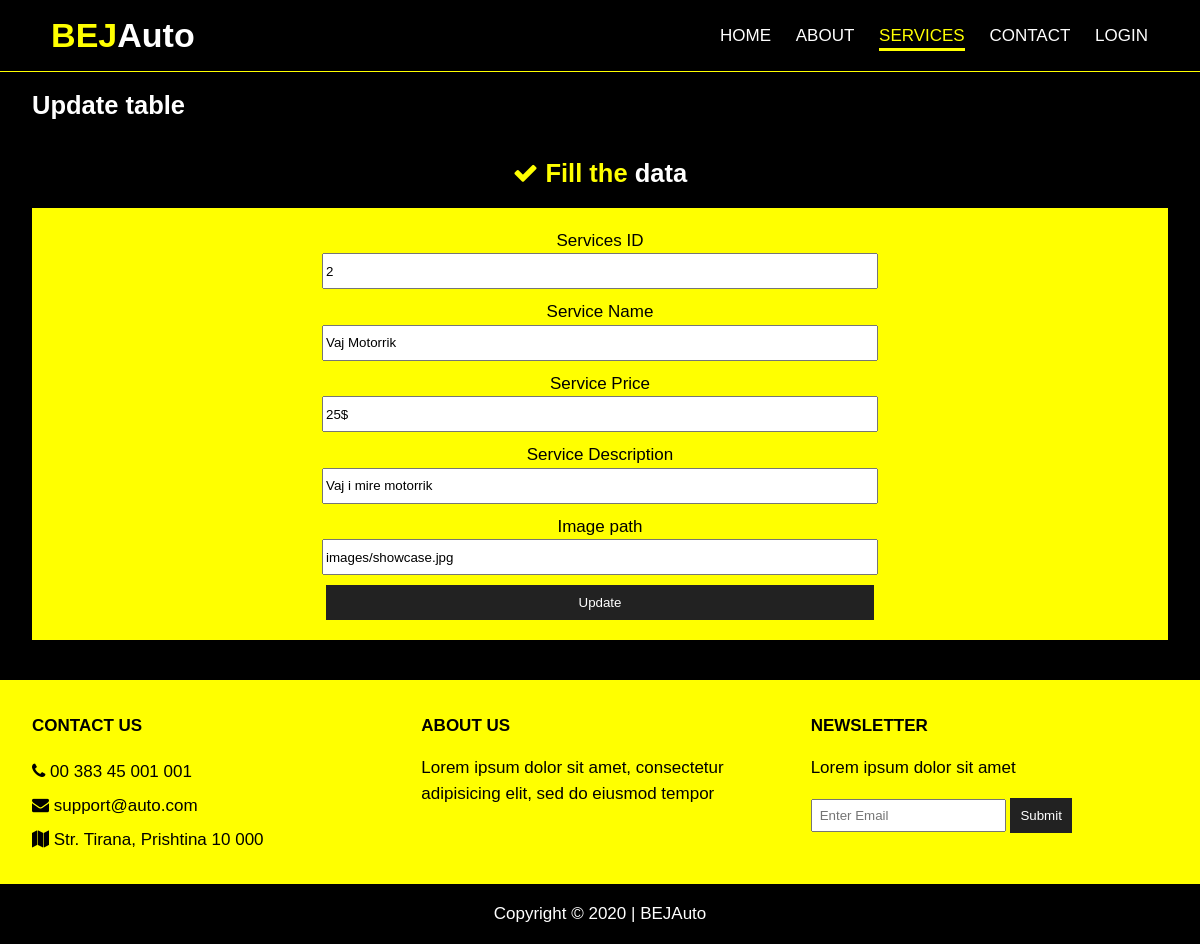
The page /update.php?ID=2 on the database its author committed.
### tables this page shows
CREATE TABLE `services` (
  `ID` int(11) NOT NULL,
  `service_name` varchar(30) NOT NULL,
  `service_price` varchar(20) NOT NULL,
  `service_description` varchar(255) NOT NULL,
  `service_img_path` varchar(255) NOT NULL,
  `user_id` int(11) NOT NULL
);

### update.php (the view, shortened to what this page needs)
<?php
	include_once("DbConn.php");
	$id=$_GET['ID'];
	$sql="SELECT * FROM services WHERE ID=$id";
	$getServices=$connection->prepare($sql);
	$getServices->execute();
	$services=$getServices->fetchAll();
?>
<!DOCTYPE html>
<html>
  <head>
    <link rel="stylesheet" href="css/flexboxgrid.css">
    <link rel="stylesheet" href="css/font-awesome.css">
    <link rel="stylesheet" href="css/style.css">
  </head>
  <body>
    <header id="main-header">
      <div class="container">
        <div class="row end-sm end-md end-lg center-xs middle-xs middle-sm middle-md middle-lg">
          <div class="col-xs-12 col-sm-2 col-md-2 col-lg-2">
            <h1><span class="primary-text">BEJ</span>Auto</h1>
          </div>
          <div class="col-xs-12 col-sm-10 col-md-10 col-lg-10">
            <nav id="navbar">
               <ul>
                <li><a href="index.php">Home</a></li>
                <li><a href="about.php">About</a></li>
                <li class="current"><a href="services.php">Services</a></li>
                <li><a href="contact.php">Contact</a></li>
                <?php
                  if(empty($_SESSION['ID']))
                  {
                    ?>
                <li><a href="login.php">Login</a></li>
                <?php
                  }else
                  {
                  ?>
                  <li><a href="logout.php">Logout <?= $_SESSION['username']?></a></li>
                  <?php
                  }
                ?>
              </ul>
            </nav>
          </div>
        </div>
      </div>
    </header>
    <section id="subheader">
      <div class="container">
        <div class="row">
          <div class="col-xs-12 col-sm-12 col-md-12 col-lg-12">
            <h1>Update table</h1>
          </div>
        </div>
      </div>
    </section>
    	<section id="page" class="login">
    		<div class="container">
        		<div class="row center-xs center-sm center-md center-lg">
          			<div class="col-xs-12 col-sm-12 col-md-12 col-lg-12">
          				<h2><span class="primary-text"><i class="fa fa-check"></i>  Fill the</span> data</h2>
          				<div class="signin">
						<form action="updateLogic.php" method="POST">
							<div>
							<label for="name" style="color: black;">Services ID</label><br>
							<input type="text" value="<?= $services[0]['ID'] ?>" name='ID' readonly>
							</div>
							<div>
							<label for="name" style="color: black;">Service Name</label><br>
							<input type="text" value="<?= $services[0]['service_name']?>" name='name'>
							</div>
							<div>
							<label for="name" style="color: black;">Service Price</label><br>
							<input type="text" value="<?= $services[0]['service_price']?>" name='price'>
							</div>
							<div>
								<label for="name" style="color: black;">Service Description</label><br>
							<input type="text" value="<?= $services[0]['service_description']?>" name='description'>
							</div>
							<div>
								<label for="name" style="color: black;">Image path</label><br>
							<input type="text" value="<?= $services[0]['service_img_path']?>" name='images'>
							</div>
							<div>
							<button type="submit" name='update'>Update</button>
							</div>
						</form>
					</div>
        		</div>
     		</div>
    	</section>
    <section id="company">
      <div class="container">
        <div class="row">
          <div class="col-xs-12 col-sm-4 col-md-4 col-lg-4">
            <h4>Contact Us</h4>
            <ul>
              <li><i class="fa fa-phone"></i> 00 383 45 001 001</li>
              <li><i class="fa fa-envelope"></i> support@auto.com</li>
              <li><i class="fa fa-map"></i> Str. Tirana, Prishtina 10 000</li>
            </ul>
          </div>
          <div class="col-xs-12 col-sm-4 col-md-4 col-lg-4">
            <h4>About Us</h4>
            <p>Lorem ipsum dolor sit amet, consectetur adipisicing elit, sed do eiusmod tempor</p>
          </div>
          <div class="col-xs-12 col-sm-4 col-md-4 col-lg-4">
            <h4>Newsletter</h4>
            <p>Lorem ipsum dolor sit amet</p>
            <form>
              <input type="text" name="email" placeholder="Enter Email">
              <button type="submit" name="button">Submit</button>
            </form>
          </div>
        </div>
      </div>
    </section>
    <footer id="main-footer">
      <div class="container">
        <div class="row center-xs center-sm center-md center-lg">
          <div class="col-xs-12 col-sm-12 col-md-12 col-lg-12">
            <p>Copyright &copy; 2020 | BEJAuto</p>
          </div>
        </div>
      </div>
    </footer>
  </body>
</html>

### css/style.css (style rules this page uses)
body { font-family:'Open-sans', sans-serif; font-size:17px; line-height:1.5em; margin:0; padding:0; background-color: black; }
.container { margin:auto; }
h1, h2 { color:#ffffff; }
.primary-text { color:#ffff00; }
#main-header { border-bottom:1px solid #ffff00; }
#navbar { text-transform:uppercase; }
#navbar li { display:inline; padding-right:20px; list-style:none; }
#navbar a { text-decoration:none; color:#ffffff; }
#navbar li.current a, #navbar a:hover { color:#ffff00; border-bottom: 3px solid #ffff00; padding-bottom:3px; }
#company { background:#ffff00; color:#000000; padding:10px 0; }
#company h4 { text-transform:uppercase; margin-bottom:0; }
#company ul { padding:0; list-style:none; line-height:2em; }
#company input[type="text"] { padding:7px; }
#company button { background:#222; color:#fff; padding:10px; border:0; }
#main-footer { background:#000000; color:#fff; }
#page { margin-bottom:40px; }
span { color: #ffff00; }
.login form { background:#ffff00; color:#fff; padding:20px; }
.login form input[type="text"] { width:50%; height:30px; margin-bottom:10px; }
.login form button { width:50%; padding:10px 0; border:0; background:#222; color: #fff; }

### rows shown on the page
services: ID "2", name "Vaj Motorrik", price "25$", description "Vaj i mire motorrik", images "images/showcase.jpg"
